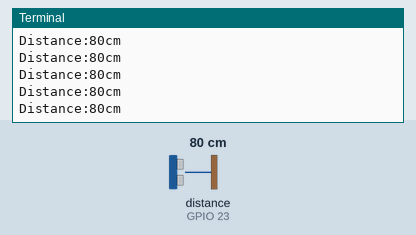
Simulated run of this program. Board: Raspberry Pi (BCM pin numbers). On the bench: the last lines printed to the terminal. Inputs (shaded band) come from the test bench; at power-on: distance to the obstacle (sensor on GPIO 23) 80 cm. The echo pulse lasts 58.3 µs per cm; the clock reads 2024-03-15 10:24:30 at power-on unless the program sets it.

Above: at 1.2 s.
1.3 s: distance to the obstacle (sensor on GPIO 23) set to 2 cm
At 1.59 s:
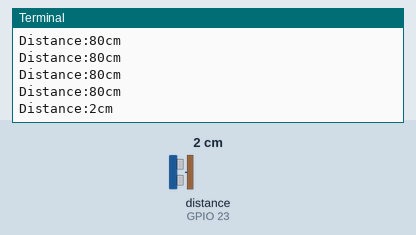
2.8 s: distance to the obstacle (sensor on GPIO 23) set to 4 cm
At 2.99 s:
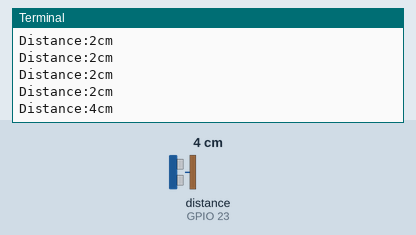
Timing chart, 0 to 5.8 s (numbered marks = the images above; inputs shaded):
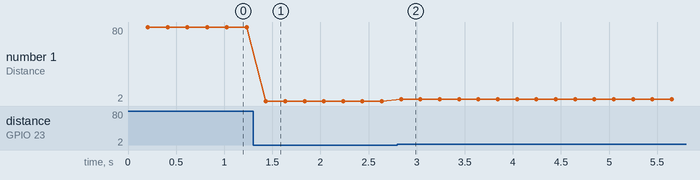

Measured:
- after the input at 1.3 s, the terminal: prints a new line after 0.13 s (image 1)
- after the input at 2.8 s, the terminal: prints a new line at once (image 2)
- plotted number 1: 80 → 2 after the input at 1.3 s, 2 → 4 after the input at 2.8 s

The program:

ultra_sonic.py
```python
import RPi.GPIO as GPIO
import time

PIN_TRIG = 18
PIN_ECHO = 23

distance = 0
start_time = 0
end_time=0

try:
    GPIO.setmode(GPIO.BCM)
    GPIO.setup(PIN_TRIG, GPIO.OUT)
    GPIO.setup(PIN_ECHO, GPIO.IN)

    while True:
        GPIO.output(PIN_TRIG, False)
        time.sleep(0.2)     #wait for being ready
        GPIO.output(PIN_TRIG, True)
        time.sleep(0.00001)  #set HIGH for 10us
        GPIO.output(PIN_TRIG, False)
        while GPIO.input(PIN_ECHO) == 0:
            start_time = time.time()
        while GPIO.input(PIN_ECHO) == 1:
            end_time = time.time()
        travel_time = end_time - start_time;
        distance = travel_time * 17160 #34321/2
        distance = round(distance, 2)
        print('Distance:%dcm' %distance)
finally:
    print('Clean up')
    GPIO.cleanup()
```
